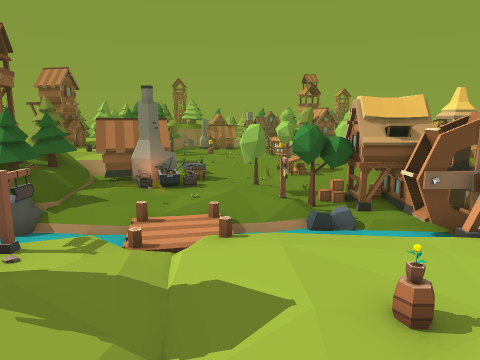
view 1 (above)

24 first-person views from a walk through a 3-D level made in the Godot game engine. The camera is 1.4 m above the floor, tilts 10° down and sees 70° across. The floor is counted in squares, 0.5 m on a side. Each view is taken from the middle of a square. On the plan, view 1 faces up. The plan holds only what a view shows up to about 20 squares ahead; the rest is blank. The place goes on beyond the plan.

view 2
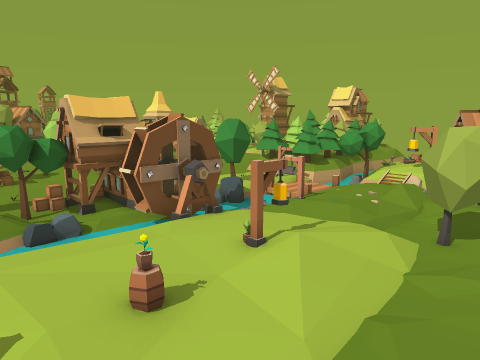

view 3
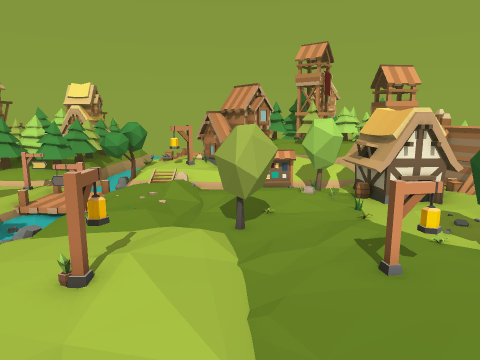

view 4
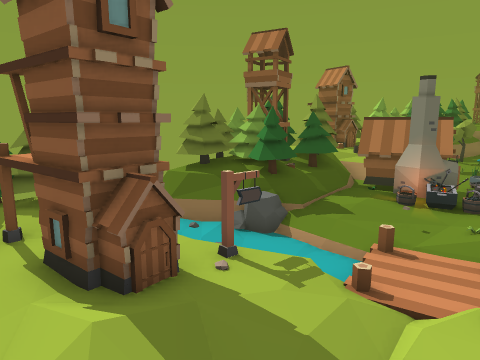

view 5
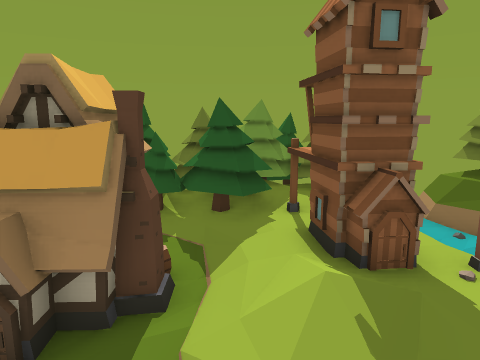

view 6
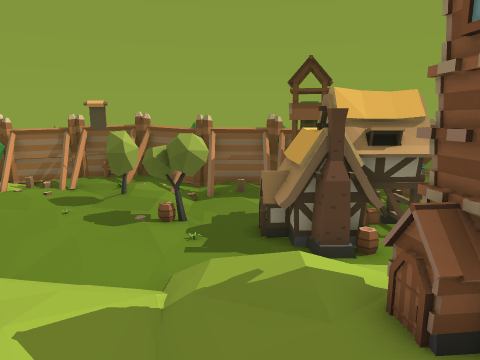

view 7
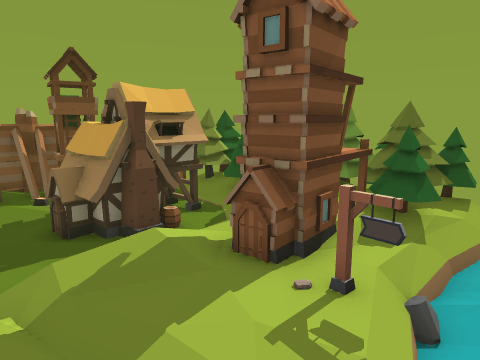

view 8
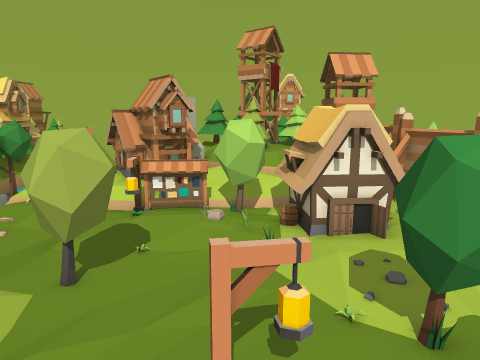

view 9
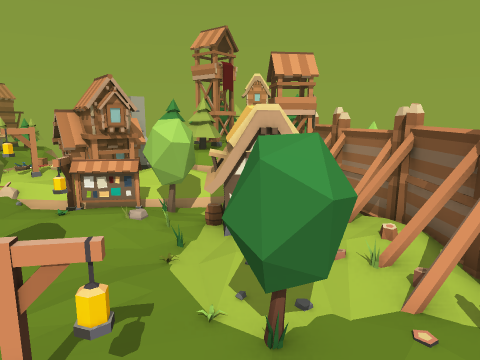

view 10
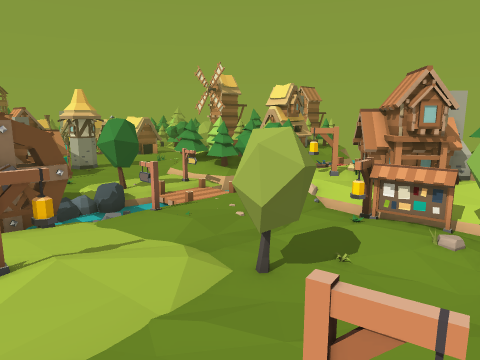

view 11
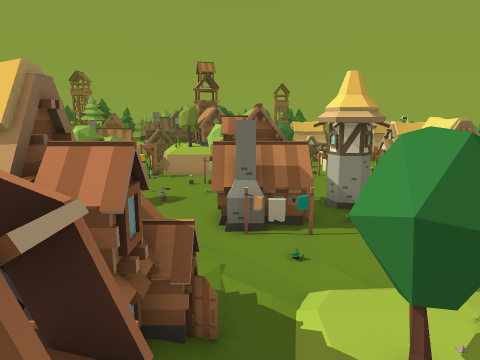

view 12
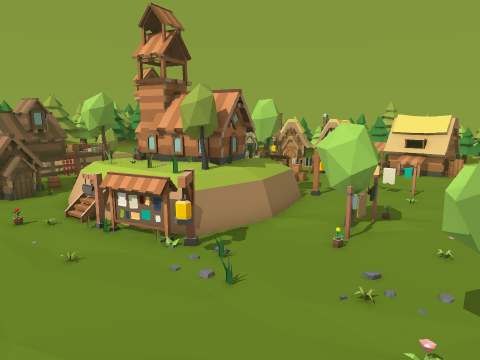

view 13
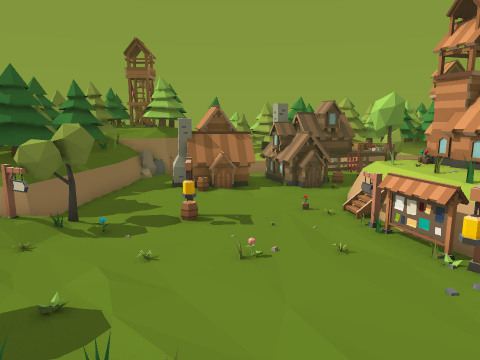

view 14
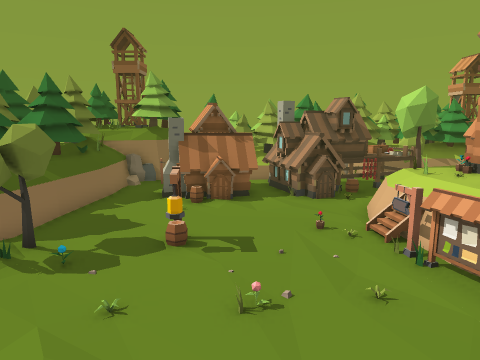

view 15
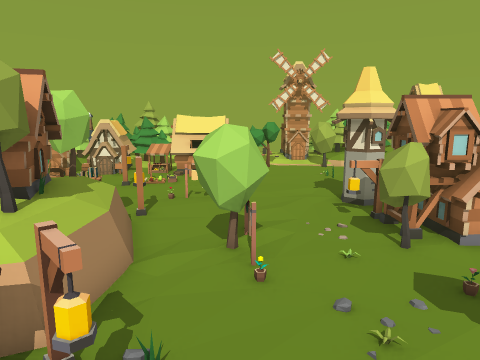

view 16
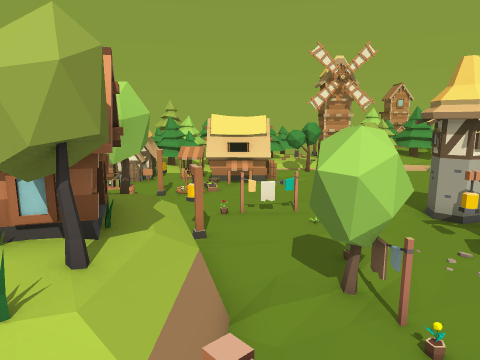

view 17
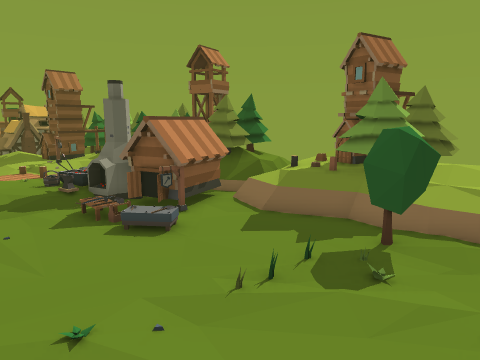

view 18
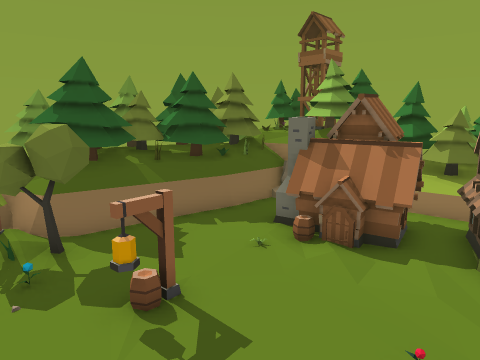

view 19
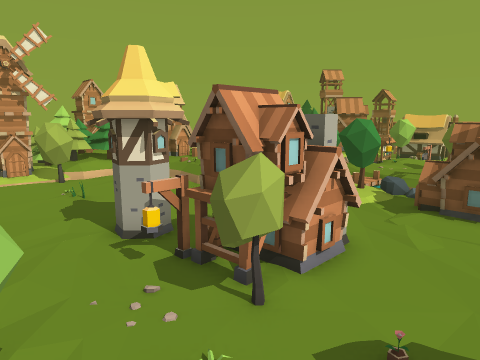

view 20
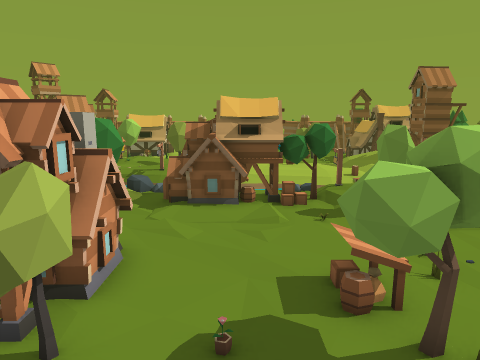

view 21
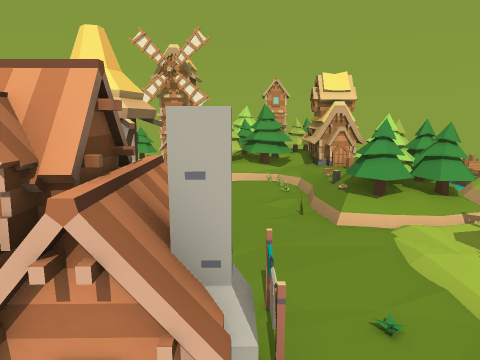

view 22
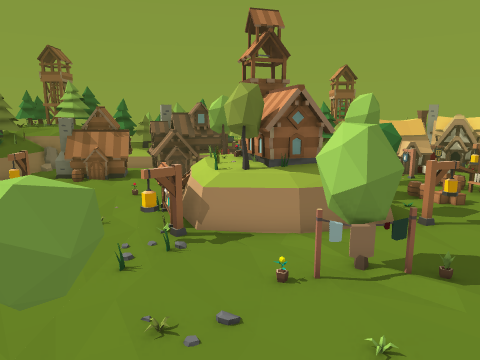

view 23
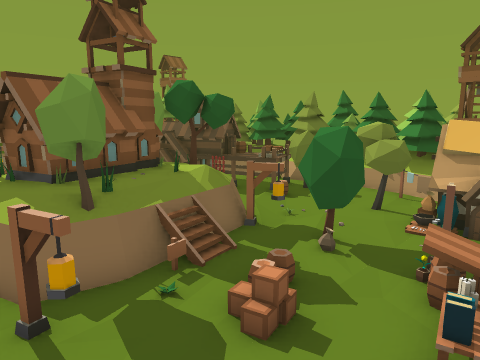

view 24
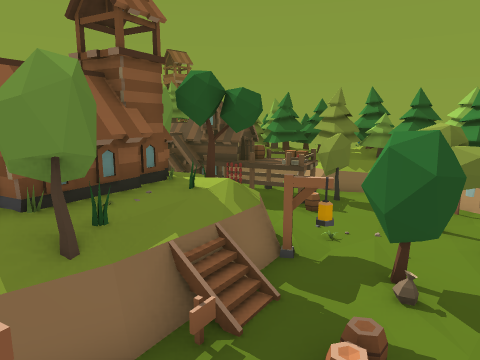

### Floor plan
Key: @ floor where view 1 was taken; # wall or solid block; x gap in a wall; . main floor; : floor 0.25 m higher than the main floor; + floor 0.5 m higher than the main floor; * floor 0.75 m higher than the main floor; % floor 1.5 m higher than the main floor; / step, stairs or slope; = window, fence, low wall or low ledge; ≈ liquid the walk keeps out of; ^ raised ledge; v drop or lower ground; T tree; C crate; B building; F flower; W windmill; O other object.
Columns run from 9 left of view 1 to 23 right of it. Each row starts with its distance up from view 1.
 41 ###TT   ### TT#########
 40 ####T  T^T#TT#TT^TTTT
 39 TT^TT TT#TTTT TT TTTT
 38  T^TT#TT##T   ......T
 37  T^=#   ..= .=OO=....O    ###
 36 OT##.O #.=###O^O#..  #### #
 35 OT#=..########^==..#####=
 34 OTT=..###=#### .... #===
 33 =TT:..#==.==..  .... #O.
 32 =#T..........##=##OO#=... ###
 31 =TT#.........=###=..^#/+.  =##
 30  TT#........//=##O:..../..=####
 29 TTT##.OO..../*### ////./...#==.T
 28  +=##..O...==*=#^=#../..OO.OO.=#
 27   O#.O.....OO+=##=#.......=Ovv.
 26    .....F...Ov##O==O.......##
 25    .........O........=....O===
 24    ^#.......O..## ........==## ##
 23  +##=..........###...=......#=.=
 22 T%==............=............##:
 21 T%+..........................##W
 20 =++..........#..##.O##........#WW
 19  ++.../....#=#..###O###......##WW
 18  ++..=//....O...### ###......=^WW
 17  :===##/........=##=...  ....####
 16 TT#####:........=#==.......... ##
 15 OTT#=##.......................TTT
 14 OT#=/OO/:.=.............//..//TT
 13 ##=#://::=#...==.......==:::/=##=
 12 ###/::/O::=.=C##=......===+++####
 11 #==/:::::::=####=.#=#..===#==####
 10 T+==::/:::==.###=.###.==#*=^=^+=
  9 vvv≈≈≈≈./≈≈≈≈=###≈≈≈/.≈≈=v=≈≈≈≈:
  8 ≈≈≈≈≈≈≈. //≈≈≈##^≈≈≈..≈ ≈≈≈≈≈
  7 ≈≈≈≈≈≈≈/.::::::=..≈≈/.##   :≈
  6  =:: =::.:::::::.:=:::=#=O+  ≈≈
  5 T#BBBB::.:::::OO:::::::O+++
  4 TBBBBB:::::/::O::::..::/O=
  3 TTBBB:+//....::::......=##
  2  OO:::///........==..OO###
  1 TTT..............##..:O######
  0 ######=..@...........:O:++*##
 -1 O=####=........O.....=#:+####TT
 -2 OT ###=.###....O....=##:+####TT O
 -3 TT    .:.  =...x==. ####:==####OO
 -4     ## ...:==..#= .##  ### ##=
 -5     ##=/=.#:......: =#  ## O #
 -6     ###=##::### .==#==#####O
 -7       #  #==  ##=######OO
 -8            #####       OO

Where each view was taken, in squares from view 1:
view 1: 0 up, 0 right, facing up
view 2: 0 up, 0 right, facing up-right
view 3: 2 up, 0 right, facing right
view 4: 2 up, 0 right, facing up-left
view 5: 2 up, 1 right, facing left
view 6: 8 up, 2 left, facing down
view 7: 8 up, 0 right, facing down-left
view 8: 1 down, 3 right, facing right
view 9: 3 down, 3 right, facing right
view 10: 2 down, 4 right, facing up-right
view 11: 7 up, 8 right, facing up
view 12: 19 up, 1 left, facing up-right
view 13: 19 up, 1 left, facing up
view 14: 21 up, 1 left, facing up
view 15: 23 up, 0 right, facing right
view 16: 25 up, 2 right, facing right
view 17: 26 up, 2 right, facing down-left
view 18: 26 up, 2 right, facing up-left
view 19: 23 up, 4 right, facing down-right
view 20: 23 up, 5 right, facing down
view 21: 16 up, 5 right, facing right
view 22: 17 up, 5 right, facing up
view 23: 25 up, 15 right, facing up-left
view 24: 26 up, 13 right, facing up-left
